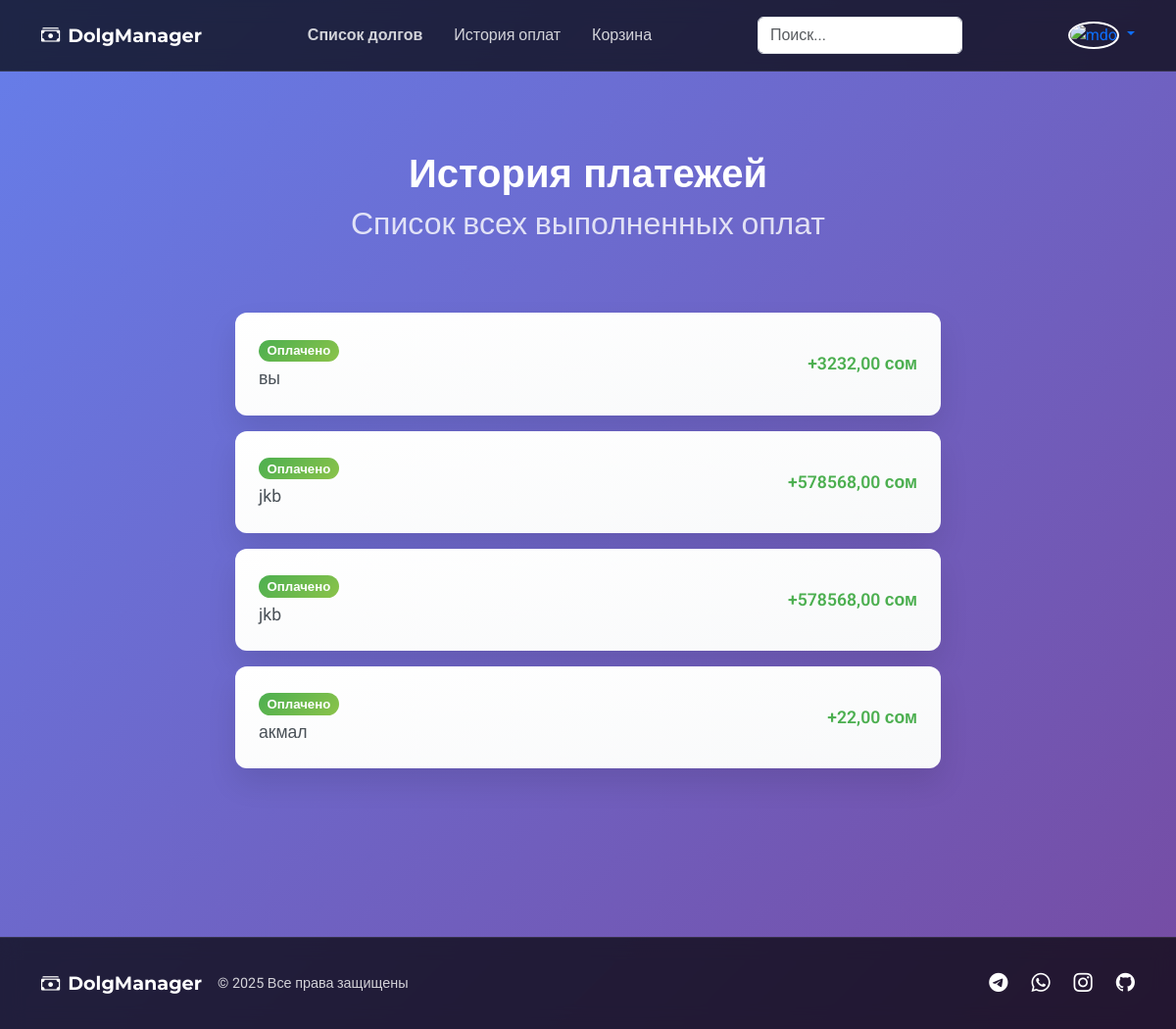
The page /history/ (signed in) on the database as committed earlier.
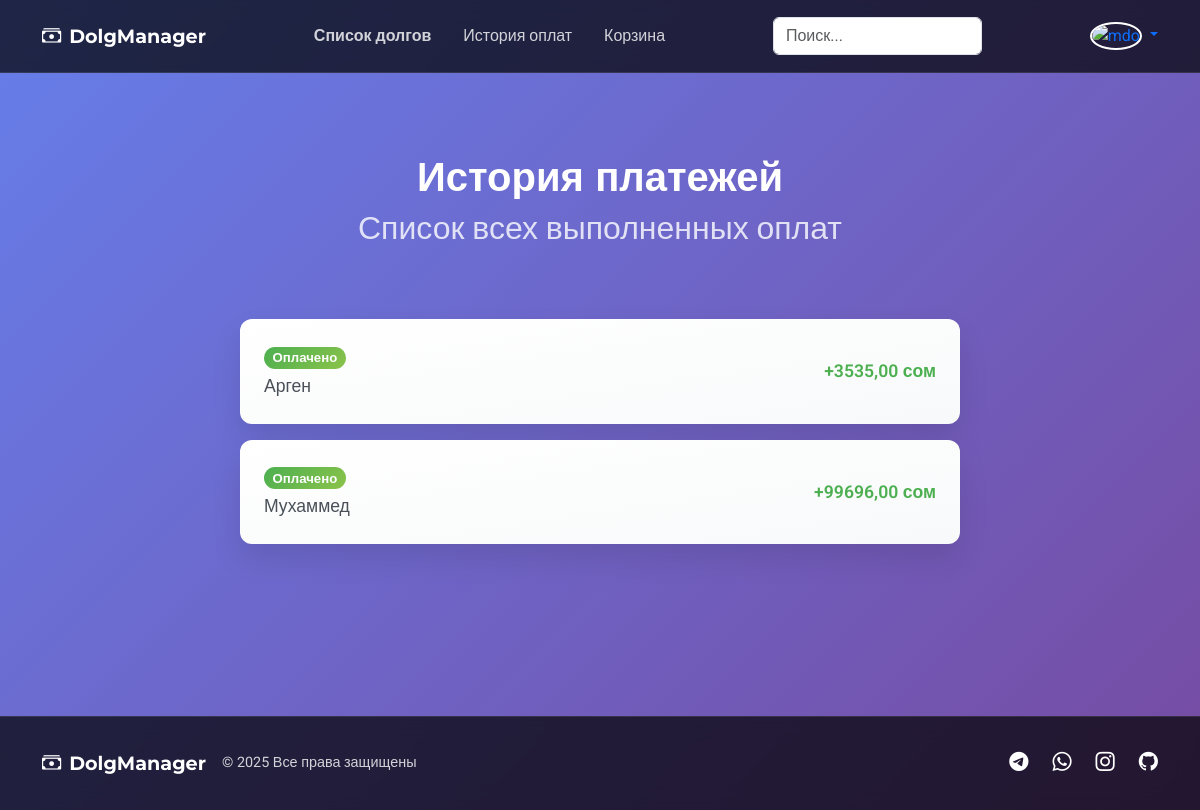
The same page on the database as committed later.
### core/models.py (models this page shows, shortened)
class Dolg(models.Model):
    user = models.ForeignKey('UserIndexMagazine', on_delete=models.CASCADE, verbose_name='Кассир')
    client = models.CharField(max_length=255, verbose_name='Карыз алган адам')
    phone_number = models.CharField(max_length=255, verbose_name='Номер телефона', default='0')
    summa = models.DecimalField(max_digits=10, decimal_places=2, verbose_name='Сумма')
    description = models.TextField(verbose_name='Описание')
    date_create = models.DateTimeField(auto_now_add=True, verbose_name='Дата создание')
    is_history = models.BooleanField(default=False, verbose_name="Из история")
    date_add_history = models.DateField(blank=True, null=True, verbose_name="Дата добавление истории")
    user_history = models.ForeignKey('UserIndexMagazine', on_delete=models.CASCADE, blank=True, null=True, related_name='user_history', verbose_name='Кассир доб. истории')
    is_deleted = models.BooleanField(default=False, verbose_name='Из удаление')
    deleted_comment = models.TextField(verbose_name='Комментарий удаление', blank=True)
    date_deleted = models.DateTimeField(blank=True, null=True, verbose_name='Дата удаление')
    user_deleted = models.ForeignKey('UserIndexMagazine', on_delete=models.CASCADE, blank=True, null=True, related_name='user_deleted', verbose_name='Кассир удаление')
    payment_comment = models.TextField(verbose_name='Комментарий к оплате', blank=True)

### core/views.py (the view)
# urls.py: path('history/', history_list, name="history-list"),
@login_required
def history_list(request):
    user_index_magazine = request.user.userindexmagazine_set.first()
    history = Dolg.objects.filter(user=user_index_magazine, is_history=True)
    return render(request, 'list/history-list.html', {'history': history})

### core/templates/list/history-list.html (shortened to what this page needs)
{% extends 'base.html' %}
{% block content %}
<link href="https://cdn.jsdelivr.net/npm/bootstrap@5.3.3/dist/css/bootstrap.min.css" rel="stylesheet">
<link rel="stylesheet" href="https://cdnjs.cloudflare.com/ajax/libs/animate.css/4.1.1/animate.min.css"/>
<div class="container py-4 animate__animated animate__fadeIn">
    <div class="header-section">
        <h1 class="history-title">История платежей</h1>
        <h2 class="history-subtitle">Список всех выполненных оплат</h2>
    </div>
    <div class="row">
        <div class="col-lg-8 mx-auto">
            {% if history %}
                {% for data in history %}
                    <a href="{% url 'history-detail' data.id %}" class="history-link">
                        <div class="history-card">
                            <div class="history-item">
                                <div>
                                    <span class="badge badge-paid rounded-pill mb-1">Оплачено</span>
                                    <div>{{ data.client }}</div>
                                </div>
                                <div class="history-amount">+{{ data.summa }} сом</div>
                            </div>
                        </div>
                    </a>
                {% endfor %}
            {% else %}
                <div class="empty-history">
                    <i class="fas fa-history fa-3x mb-3" style="opacity: 0.5;"></i>
                    <h3 class="text-white">История платежей пуста</h3>
                    <p class="text-white-50">Здесь будут отображаться выполненные оплаты</p>
                </div>
            {% endif %}
        </div>
    </div>
</div>
{% endblock %}

### core/templates/base.html (shortened to what this page needs)
<!DOCTYPE html>
<html lang="ru">
<head>
    <link href="https://cdn.jsdelivr.net/npm/bootstrap@5.3.3/dist/css/bootstrap.min.css" rel="stylesheet">
    <link rel="stylesheet" href="https://cdnjs.cloudflare.com/ajax/libs/animate.css/4.1.1/animate.min.css"/>
    <link rel="stylesheet" href="https://cdn.jsdelivr.net/npm/bootstrap-icons@1.11.1/font/bootstrap-icons.css">
</head>
<body class="d-flex flex-column">
    {% include 'include/header.html' %}
    <main class="page-container fade-in">
        <div class="container py-4">
            {% block content %}{% endblock %}
        </div>
    </main>
    {% include 'include/footer.html' %}
</body>
</html>

### core/templates/include/header.html (shortened to what this page needs)
<link href="https://cdn.jsdelivr.net/npm/bootstrap-icons@1.8.1/font/bootstrap-icons.css" rel="stylesheet">
<header class="header animate__animated animate__fadeInDown">
    <div class="container">
        <div class="d-flex flex-wrap align-items-center justify-content-between">
            <a href="/" class="header-brand">
                <i class="bi bi-cash-stack"></i>
                DolgManager
            </a>
            <ul class="nav col-12 col-lg-auto mb-2 justify-content-center mb-md-0">
                <li><a href="{% url 'list-dolg' %}" class="nav-link px-3 fw-semibold">Список долгов</a></li>
                <li><a href="{% url 'history-list' %}" class="nav-link px-3">История оплат</a></li>
                <li><a href="{% url 'korzina_list' %}" class="nav-link px-3">Корзина</a></li>
            </ul>
            <form class="col-12 col-lg-auto mb-3 mb-lg-0 me-lg-3 search-form" role="search">
                <input type="search" class="form-control" placeholder="Поиск..." aria-label="Search">
            </form>
            <div class="dropdown text-end">
                <a href="#" class="d-block text-decoration-none dropdown-toggle" data-bs-toggle="dropdown" aria-expanded="false">
                    <img src="https://github.com/mdo.png" alt="mdo" width="32" height="32" class="rounded-circle border border-2 border-white">
                </a>
            </div>
        </div>
    </div>
</header>

### core/templates/include/footer.html (shortened to what this page needs)
<link href="https://cdn.jsdelivr.net/npm/bootstrap-icons@1.8.1/font/bootstrap-icons.css" rel="stylesheet">
<footer class="footer animate__animated animate__fadeInUp">
    <div class="container">
        <div class="footer-content">
            <div class="d-flex align-items-center">
                <a href="/" class="footer-brand">
                    <i class="bi bi-cash-stack"></i>
                    DolgManager
                </a>
                <span class="footer-copyright ms-3">© {% now "Y" %} Все права защищены</span>
            </div>
            <div class="social-links">
                <a href="#" class="social-link" title="Telegram">
                    <i class="bi bi-telegram"></i>
                </a>
                <a href="#" class="social-link" title="WhatsApp">
                    <i class="bi bi-whatsapp"></i>
                </a>
                <a href="#" class="social-link" title="Instagram">
                    <i class="bi bi-instagram"></i>
                </a>
                <a href="#" class="social-link" title="GitHub">
                    <i class="bi bi-github"></i>
                </a>
            </div>
        </div>
    </div>
</footer>

### core/templates/base.html (style rules this page uses)
:root { --primary-gradient: linear-gradient(135deg, #667eea 0%, #764ba2 100%); --glass-bg: rgba(255, 255, 255, 0.1); --glass-border: rgba(255, 255, 255, 0.2); --shadow: 0 15px 30px rgba(0, 0, 0, 0.1); }
body { background: var(--primary-gradient); min-height: 100vh; display: flex; flex-direction: column; color: #fff; font-family: -apple-system, BlinkMacSystemFont, 'Segoe UI', Roboto, sans-serif; }
.page-container { flex: 1; padding-bottom: 60px; }
.fade-in { animation: fadeIn 0.5s ease-in; }

### core/templates/include/header.html (style rules this page uses)
.header { background: rgba(0, 0, 0, 0.7); backdrop-filter: blur(10px); -webkit-backdrop-filter: blur(10px); color: #fff; padding: 1rem 0; border-bottom: 1px solid rgba(255, 255, 255, 0.1); position: sticky; top: 0; z-index: 1020; }
.header-brand { font-family: 'Montserrat', sans-serif; font-weight: 700; font-size: 1.2rem; color: #fff; text-decoration: none; display: flex; align-items: center; gap: 0.5rem; }
.nav-link { color: rgba(255, 255, 255, 0.8) !important; transition: all 0.3s ease; }
.form-control { background: rgba(255, 255, 255, 0.1); border: 1px solid rgba(255, 255, 255, 0.1); color: #fff; }

### core/templates/list/history-list.html (style rules this page uses)
:root { --primary-gradient: linear-gradient(135deg, #667eea 0%, #764ba2 100%); --success-gradient: linear-gradient(135deg, #4CAF50, #8BC34A); --card-gradient: linear-gradient(to bottom right, #ffffff, #f8f9fa); --shadow: 0 15px 30px rgba(0, 0, 0, 0.1); --font-heading: 'Montserrat', sans-serif; --font-body: 'Roboto', sans-serif; }
body { background: var(--primary-gradient); min-height: 100vh; color: #fff; font-family: var(--font-body); }
.header-section { text-align: center; padding: 2rem 0; margin-bottom: 2rem; }
.history-title { font-weight: 700; margin-bottom: 0.5rem; font-family: var(--font-heading); }
.history-subtitle { font-weight: 300; opacity: 0.8; }
.history-card { background: var(--card-gradient); border-radius: 12px; padding: 1.5rem; margin-bottom: 1rem; transition: all 0.3s ease; box-shadow: var(--shadow); }
.history-link { text-decoration: none; color: inherit; }
.history-item { color: #495057; font-size: 1.1rem; display: flex; justify-content: space-between; align-items: center; }
.history-amount { font-weight: 600; color: #4CAF50; }
.badge-paid { background: var(--success-gradient); color: white; }

### core/templates/include/footer.html (style rules this page uses)
.footer { background: rgba(0, 0, 0, 0.7); backdrop-filter: blur(10px); -webkit-backdrop-filter: blur(10px); color: #fff; padding: 2rem 0; margin-top: 3rem; border-top: 1px solid rgba(255, 255, 255, 0.1); }
.footer-brand { font-family: 'Montserrat', sans-serif; font-weight: 700; font-size: 1.2rem; color: #fff; text-decoration: none; display: flex; align-items: center; gap: 0.5rem; }
.footer-copyright { opacity: 0.8; font-size: 0.9rem; }
.social-links { display: flex; gap: 1.5rem; }
.social-link { color: #fff; font-size: 1.2rem; transition: all 0.3s ease; }
.footer-content { display: flex; justify-content: space-between; align-items: center; flex-wrap: wrap; gap: 1rem; }

Rows that differ between the two databases and show on the page:
removed Dolg: client "вы", summa "3232,00"
removed Dolg: client "jkb", summa "578568,00"
removed Dolg: client "jkb", summa "578568,00"
removed Dolg: client "акмал", summa "22,00"
added Dolg: client "Арген", summa "3535,00"
added Dolg: client "Мухаммед", summa "99696,00"
